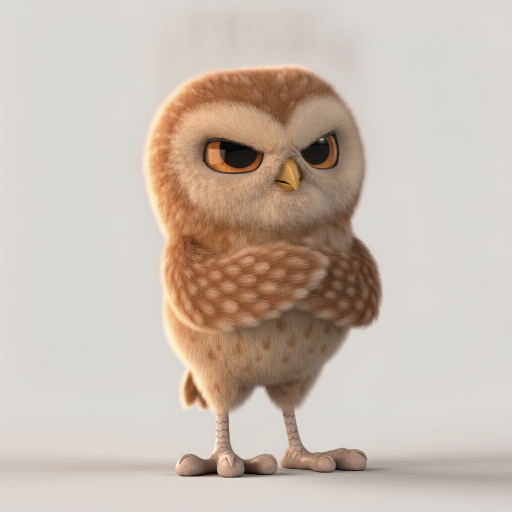
#> input picture assets/recraft-original/feel_angry.webp, 1024 x 1024 px (shown at 1/2 size)
$ python -i vignettes.py   (imports and definitions only)
#> lines starting #> are read from the running program, lines starting #| are printed output that depends on the picture; after the words box and inside, x2 and y2 are one past the last pixel; in counts of white or black regions, pixels touching at a corner belong together
#> further down, picture is the input picture: PIL image 1024x1024 RGB; mean R, G, B 200.8, 187.9, 176.7
"""Bildval (vinjetter): 2x2-rutnät från Recraft -> src/img/icon_vg_<namn>.webp med mjukt uttonade kanter.
docs/vignette-grids.txt: <grid-id> <namn,namn,namn,namn ('-' = hoppa över)> <url>
Rutorna läses uppifrån vänster, rad för rad. Visas med artFit('vg_namn', bredd, höjd).
    python3 tools/vignettes.py
"""
import pathlib, subprocess
from PIL import Image, ImageDraw, ImageFilter
R = pathlib.Path(__file__).resolve().parent.parent
# [1 line not run here, left out]
OUT = R / 'src/img'
S = 440  # sidlängd ut (sidan får vara högst 16 MB)


def cells(im):
    w, h = im.size; ins = .018
    for r in range(2):
        for c in range(2):
            x0, y0 = c * w / 2, r * h / 2
            yield im.crop((round(x0 + w * ins), round(y0 + h * ins), round(x0 + w / 2 - w * ins), round(y0 + h / 2 - h * ins)))


NOFADE = {'upp_fagel', 'ner_fagel', 'upp_boll', 'ner_boll', 'upp_ekorre', 'ner_ekorre'}


def flat(im):
    w, h = im.size; c = round(min(w, h) * .02)
    return im.crop((c, c, w - c, h - c)).resize((S, round(S * h / w)), Image.LANCZOS).convert('RGBA')


def fade(im):
    im = im.resize((S, round(S * im.size[1] / im.size[0])), Image.LANCZOS).convert('RGB')
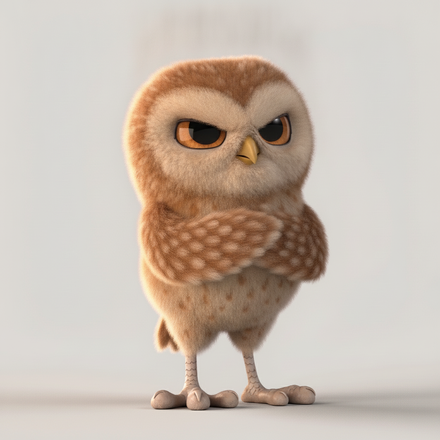
#> im: PIL image 440x440 RGB; mean R, G, B 200.8, 187.9, 176.7
    f = round(min(im.size) * .085); m = Image.new('L', im.size, 0)
#> after `f = round(min(im.size) * 0.085)`: f = 37
#> after `m = Image.new('L', im.size, 0)`: m: PIL image 440x440 L; every value is 0
    ImageDraw.Draw(m).rounded_rectangle((f, f, im.size[0] - 1 - f, im.size[1] - 1 - f), radius=f * 2, fill=255)
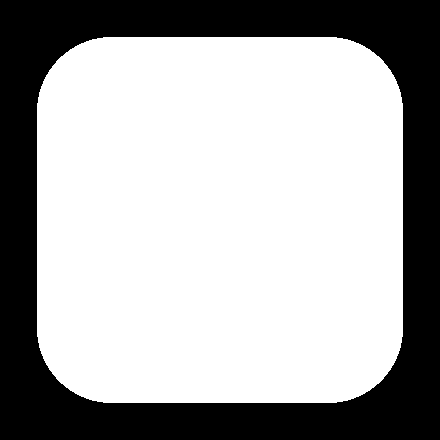
#> m: PIL image 440x440 L; 66.7% white; 1 black region, box (x1, y1, x2, y2) and area: (0, 0, 440, 440) 64428
    im.putalpha(m.filter(ImageFilter.GaussianBlur(f * .62)))
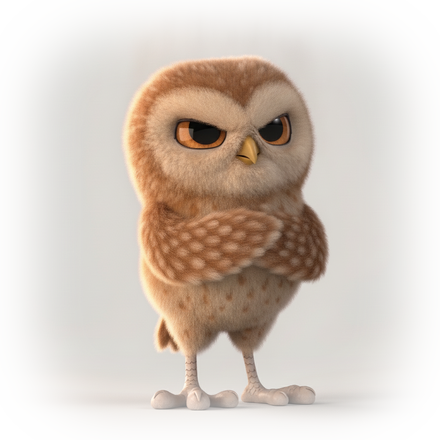
#> im: PIL image 440x440 RGBA; mean R, G, B, A 200.8, 187.9, 176.7, 169.6; transparent parts drawn white
    return im


# [18 lines not run here, left out]

>>> from PIL import Image
>>> picture = Image.open('../assets/recraft-original/feel_angry.webp')
>>> result = fade(picture)

$ run again, on assets/recraft-original/feel_happy.webp
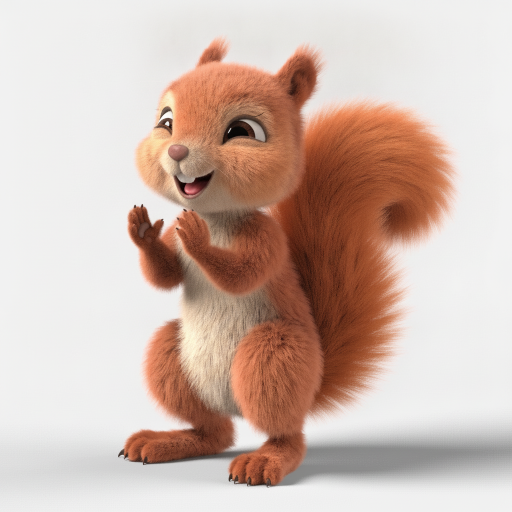
#> input picture assets/recraft-original/feel_happy.webp, 1024 x 1024 px (shown at 1/2 size)
#> picture is the input picture: PIL image 1024x1024 RGB; mean R, G, B 207.5, 185.2, 175
#> in fade, `im = im.resize((S, round(S * im.size[1] / im.size[0])), Image.LANCZOS)..`:
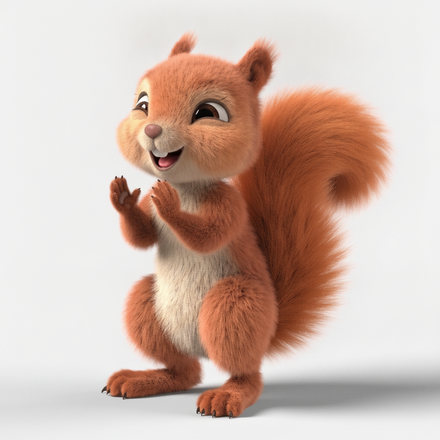
#> im: PIL image 440x440 RGB; mean R, G, B 207.5, 185.2, 175
#> in fade, `im.putalpha(m.filter(ImageFilter.GaussianBlur(f * .62)))`:
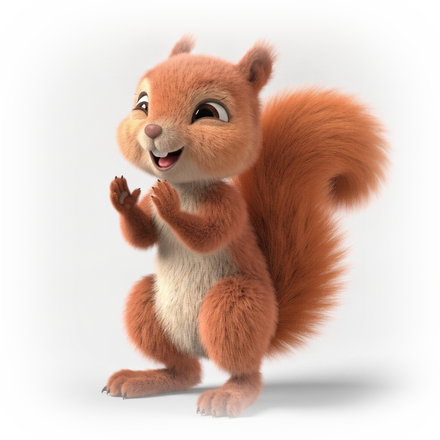
#> im: PIL image 440x440 RGBA; mean R, G, B, A 207.5, 185.2, 175, 169.6; transparent parts drawn white
